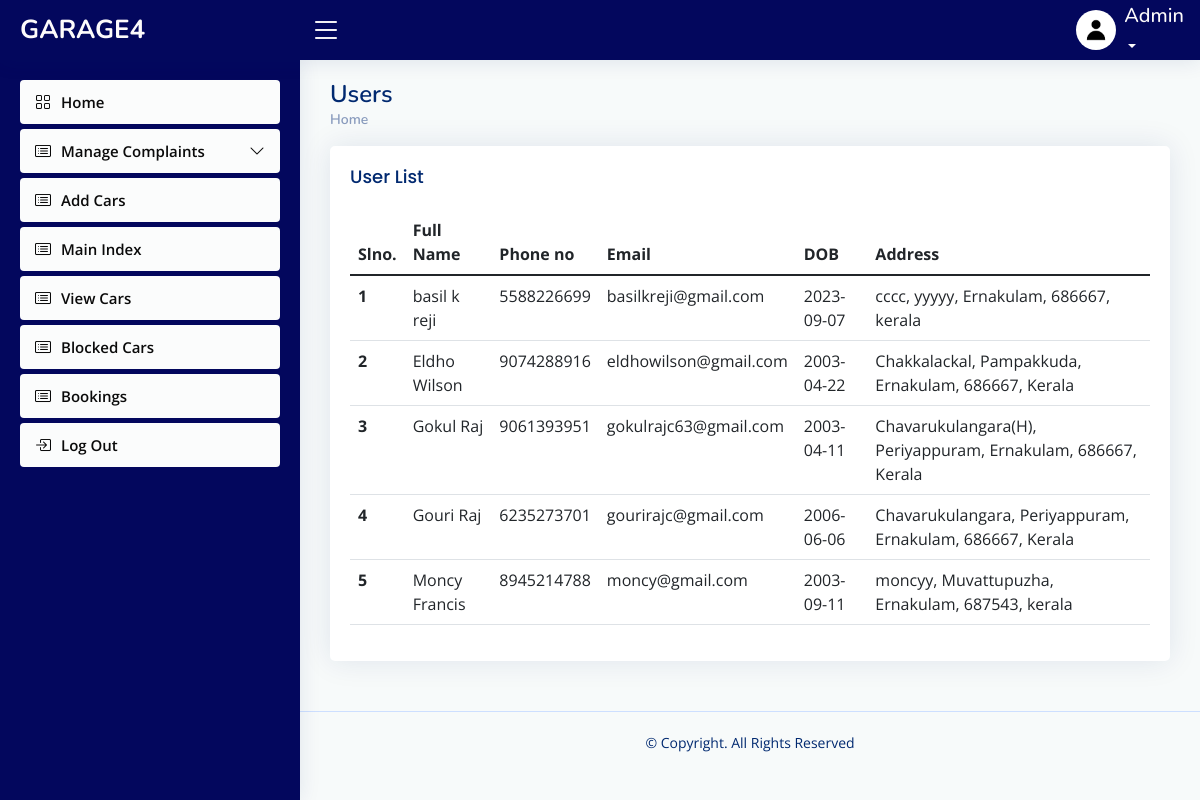
Page /admin/activeuser.php on the committed database.
### tables this page shows
CREATE TABLE `registration` (
  `image` varchar(50) NOT NULL DEFAULT 'default.jpg',
  `first_name` varchar(30) NOT NULL,
  `last_name` varchar(30) NOT NULL,
  `contact` varchar(20) NOT NULL,
  `email_id` varchar(40) NOT NULL,
  `date_of_birth` date NOT NULL,
  `house_name` varchar(30) NOT NULL,
  `street_name` varchar(30) NOT NULL,
  `district` varchar(20) NOT NULL,
  `pincode` varchar(6) NOT NULL,
  `state` varchar(30) NOT NULL
);

### connect.php (called while the page is built, shortened)
<?php
$dbname="garage4";
$conn=mysqli_connect("localhost","root","",$dbname);
function select_data($sql)
{
  global $conn;
  $res = mysqli_query($conn, $sql);
  if ($res)
    return $res;
  else
    return False;
}
?>

### admin/activeuser.php (the view, shortened to what this page needs)
<?php
include("header.php");
?>
<main id="main" class="main">
  <div class="pagetitle">
    <h1>Users</h1>
    <nav>
      <ol class="breadcrumb">
        <li class="breadcrumb-item"><a href="activeuser.php">Home</a></li>
      </ol>
    </nav>
  </div>
  <section class="section dashboard">
    <div class="row">
      <section class="section">
        <div class="row">
          <div class="col-lg-12">
          <div class="card">
          <div class="card-body">
            <h5 class="card-title">
              User List
            </h5>
            <table class="table datatable">
              <thead>
                <tr>
                  <th scope="col">Slno.</th>
                  <th scope="col">Full Name</th>
                  <th scope="col">Phone no</th>
                  <th scope="col">Email</th>
                  <th scope="col">DOB</th>
                  <th scope="col">Address</th>
                </tr>
              </thead>
              <tbody>
                <?php
                $sql = "SELECT * FROM `registration` WHERE email_id IN (SELECT email_id FROM `login` WHERE user_type = 1)";
                $data = select_data($sql);
                $n = 1;
                while ($row = mysqli_fetch_assoc($data)) {
                  ?>
                  <tr>
                    <th scope='row'>
                      <?php echo $n++; ?>
                    </th>
                    <td>
                      <?php echo $row['first_name'] . " " . $row['last_name'] ?>
                    </td>
                    <td>
                      <?php echo $row['contact'] ?>
                    </td>
                    <td>
                      <?php echo $row['email_id'] ?>
                    </td>
                    <td>
                      <?php echo $row['date_of_birth'] ?>
                    </td>
                    <td>
                      <?php echo $row['house_name'] ?>,
                      <?php echo $row['street_name'] ?>,
                      <?php echo $row['district'] ?>,
                      <?php echo $row['pincode'] ?>,
                      <?php echo $row['state'] ?>
                    </td>
                  </tr>
                  <?php
                }
                ?>
              </tbody>
            </table>
          </div>
        </div>
    </div>
    </div>
  </section>
</main>

### admin/header.php (shortened to what this page needs)
<?php
require("../connect.php");
   ?>
<!DOCTYPE html>
<html lang="en">
<head>
  <link href="assets/vendor/bootstrap/css/bootstrap.min.css" rel="stylesheet">
  <link href="assets/vendor/bootstrap-icons/bootstrap-icons.css" rel="stylesheet">
  <link href="assets/vendor/boxicons/css/boxicons.min.css" rel="stylesheet">
  <link href="assets/vendor/quill/quill.snow.css" rel="stylesheet">
  <link href="assets/vendor/quill/quill.bubble.css" rel="stylesheet">
  <link href="assets/vendor/remixicon/remixicon.css" rel="stylesheet">
  <link href="assets/vendor/simple-datatables/style.css" rel="stylesheet">
  <link href="assets/css/styleeee.css" rel="stylesheet">
</head>
<body>
  <header id="header" class="header fixed-top d-flex align-items-center">
    <div class="d-flex align-items-center justify-content-between">
      <a href="activeuser.php" class="logo d-flex align-items-center">
        <span class="d-none d-lg-block">GARAGE4</span>
      </a>
      <i class="bi bi-list toggle-sidebar-btn"></i>
    </div>
    <nav class="header-nav ms-auto">
      <ul class="d-flex align-items-center">
        <li class="nav-item dropdown pe-3">
          <a class="nav-link nav-profile d-flex align-items-center pe-0" href="#" data-bs-toggle="dropdown">
            <img src="assets/img/default.jpg" alt="Profile" class="rounded-circle">
            <span class="d-none d-md-block dropdown-toggle ps-2"><h5>Admin</h5></span>
          </a>
        </li>
      </ul>
    </nav>
  </header>
  <aside id="sidebar" class="sidebar">
    <ul class="sidebar-nav" id="sidebar-nav">
      <li class="nav-item">
        <a class="nav-link collapsed" href="activeuser.php">
          <i class="bi bi-grid"></i>
          <span>Home</span>
        </a>
      </li>
      <li class="nav-item">
        <a class="nav-link collapsed" data-bs-target="#icons-nav" data-bs-toggle="collapse" href="#">
          <i class="bi bi-card-list"></i><span>Manage Complaints</span><i class="bi bi-chevron-down ms-auto"></i>
        </a>
      </li>
      <li class="nav-item">
        <a class="nav-link collapsed" href="addcars.php">
          <i class="bi bi-card-list"></i>
          <span>Add Cars</span>
        </a>
      </li>
      <li class="nav-item">
        <a class="nav-link collapsed" href="mainindex.php">
          <i class="bi bi-card-list"></i>
          <span>Main Index</span>
        </a>
      </li>
      <li class="nav-item">
        <a class="nav-link collapsed" href="viewcar.php">
          <i class="bi bi-card-list"></i>
          <span>View Cars</span>
        </a>
      </li>
      <li class="nav-item">
        <a class="nav-link collapsed" href="blockedcars.php">
          <i class="bi bi-card-list"></i>
          <span>Blocked Cars</span>
        </a>
      </li>
      <li class="nav-item">
        <a class="nav-link collapsed" href="userbookings.php">
          <i class="bi bi-card-list"></i>
          <span>Bookings</span>
        </a>
      </li>
      <li class="nav-item">
        <a class="nav-link collapsed" href="./php/logout.php">
          <i class="bi bi-box-arrow-in-right"></i>
          <span>Log Out</span>
        </a>
      </li>
    </ul>
  </aside>

### admin/assets/css/styleeee.css (style rules this page uses)
:root { scroll-behavior: smooth; }
body { font-family: "Open Sans", sans-serif; background: #f7fafa; color: #444444; }
a { color: #4154f1; text-decoration: none; }
h1, h2, h3, h4, h5, h6 { font-family: "Nunito", sans-serif; }
#main { margin-top: 60px; padding: 20px 30px; transition: all 0.3s; }
.pagetitle { margin-bottom: 10px; }
.pagetitle h1 { font-size: 24px; margin-bottom: 0; font-weight: 600; color: #012970; }
.card { margin-bottom: 30px; border: none; border-radius: 5px; box-shadow: 0px 0 30px rgba(1, 41, 112, 0.1); }
.card-title { padding: 20px 0 15px 0; font-size: 18px; font-weight: 500; color: #012970; font-family: "Poppins", sans-serif; }
.card-body { padding: 0 20px 20px 20px; }
.breadcrumb { font-size: 14px; font-family: "Nunito", sans-serif; color: #899bbd; font-weight: 600; }
.breadcrumb a { color: #899bbd; transition: 0.3s; }
.breadcrumb .breadcrumb-item::before { color: #899bbd; }
.logo { line-height: 1; }
@media (min-width: 1200px) { .logo { width: 280px; } }
.logo span { font-size: 26px; font-weight: 700; color: #fdfbfb; font-family: "Nunito", sans-serif; }
.header { transition: all 0.5s; z-index: 997; height: 60px; box-shadow: 0px 2px 20px rgba(1, 41, 112, 0.1); background-color: #03075d; padding-left: 20px; }
.header .toggle-sidebar-btn { font-size: 32px; padding-left: 10px; cursor: pointer; color: #fdfbfb; }
.header-nav ul { list-style: none; }
.header-nav > ul { margin: 0; padding: 0; }
.header-nav .nav-profile { color: #fdfbfb; }
.header-nav .nav-profile img { max-height: 40px; }
.header-nav .nav-profile span { font-size: 14px; font-weight: 600; }
.sidebar { position: fixed; top: 60px; left: 0; bottom: 0; width: 300px; z-index: 996; transition: all 0.3s; padding: 20px; overflow-y: auto; scrollbar-width: thin; scrollbar-color: #aab7cf transparent; box-shadow: 0px 0px 20px rgba(1, 41, 112, 0.1); background-color:#03075d ; }
@media (min-width: 1200px) { #main, #footer { margin-left: 300px; } }
.sidebar-nav { padding: 0; margin: 0; list-style: none; }
.sidebar-nav li { padding: 0; margin: 0; list-style: none; }
.sidebar-nav .nav-item { margin-bottom: 5px; }
.sidebar-nav .nav-link { display: flex; align-items: center; font-size: 15px; font-weight: 600; color: #4154f1; transition: 0.3; background: #fdfeff; padding: 10px 15px; border-radius: 4px; }
.sidebar-nav .nav-link i { font-size: 16px; margin-right: 10px; color: #efeff5; }
.sidebar-nav .nav-link.collapsed { color: #0a0a0a; background: #fbfcfc; }
.sidebar-nav .nav-link.collapsed i { color: #080808; }
.sidebar-nav .nav-link .bi-chevron-down { margin-right: 0; transition: transform 0.2s ease-in-out; }
.footer { padding: 20px 0; font-size: 14px; transition: all 0.3s; border-top: 1px solid #cddfff; }
.footer .copyright { text-align: center; color: #012970; }
.footer .credits { padding-top: 5px; text-align: center; font-size: 13px; color: #012970; }

### rows in the picture
registration: first_name "basil", last_name "k reji", contact "5588226699", email_id "basilkreji@gmail.com", date_of_birth "2023-09-07", house_name "cccc", street_name "yyyyy", district "Ernakulam", pincode "686667", state "kerala"
registration: first_name "Eldho", last_name "Wilson", contact "9074288916", email_id "eldhowilson@gmail.com", date_of_birth "2003-04-22", house_name "Chakkalackal", street_name "Pampakkuda", district "Ernakulam", pincode "686667", state "Kerala"
registration: first_name "Gokul", last_name "Raj", contact "9061393951", email_id "gokulrajc63@gmail.com", date_of_birth "2003-04-11", house_name "Chavarukulangara(H)", street_name "Periyappuram", district "Ernakulam", pincode "686667", state "Kerala"
registration: first_name "Gouri", last_name "Raj", contact "6235273701", email_id "gourirajc@gmail.com", date_of_birth "2006-06-06", house_name "Chavarukulangara", street_name "Periyappuram", district "Ernakulam", pincode "686667", state "Kerala"
registration: first_name "Moncy", last_name "Francis", contact "8945214788", email_id "moncy@gmail.com", date_of_birth "2003-09-11", house_name "moncyy", street_name "Muvattupuzha", district "Ernakulam", pincode "687543", state "kerala"
